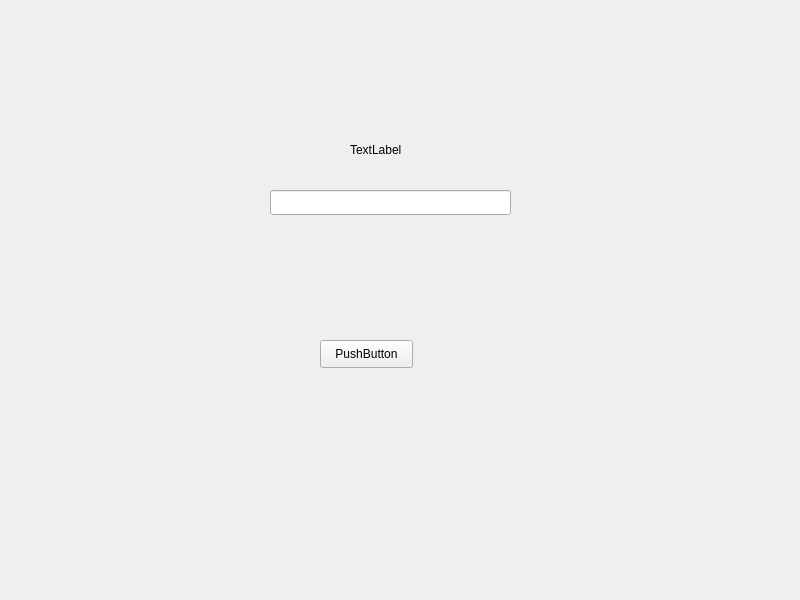
<?xml version="1.0" encoding="UTF-8"?>
<ui version="4.0">
 <class>Widget</class>
 <widget class="QWidget" name="Widget">
  <property name="geometry">
   <rect>
    <x>0</x>
    <y>0</y>
    <width>800</width>
    <height>600</height>
   </rect>
  </property>
  <property name="windowTitle">
   <string>Widget</string>
  </property>
  <widget class="QLineEdit" name="lineEdit">
   <property name="geometry">
    <rect>
     <x>270</x>
     <y>190</y>
     <width>241</width>
     <height>25</height>
    </rect>
   </property>
  </widget>
  <widget class="QLabel" name="label">
   <property name="geometry">
    <rect>
     <x>350</x>
     <y>140</y>
     <width>69</width>
     <height>19</height>
    </rect>
   </property>
   <property name="text">
    <string>TextLabel</string>
   </property>
  </widget>
  <widget class="QPushButton" name="pushButton">
   <property name="geometry">
    <rect>
     <x>320</x>
     <y>340</y>
     <width>93</width>
     <height>28</height>
    </rect>
   </property>
   <property name="text">
    <string>PushButton</string>
   </property>
  </widget>
 </widget>
 <resources/>
 <connections/>
</ui>
